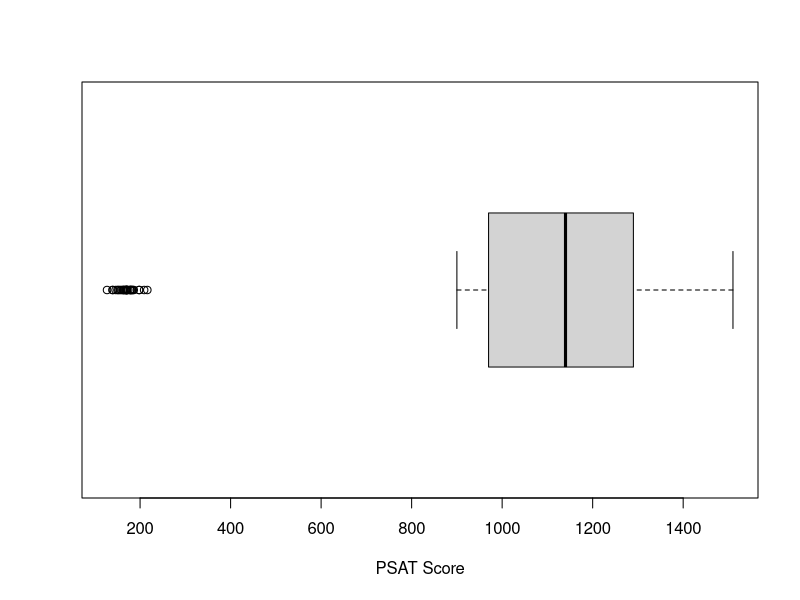
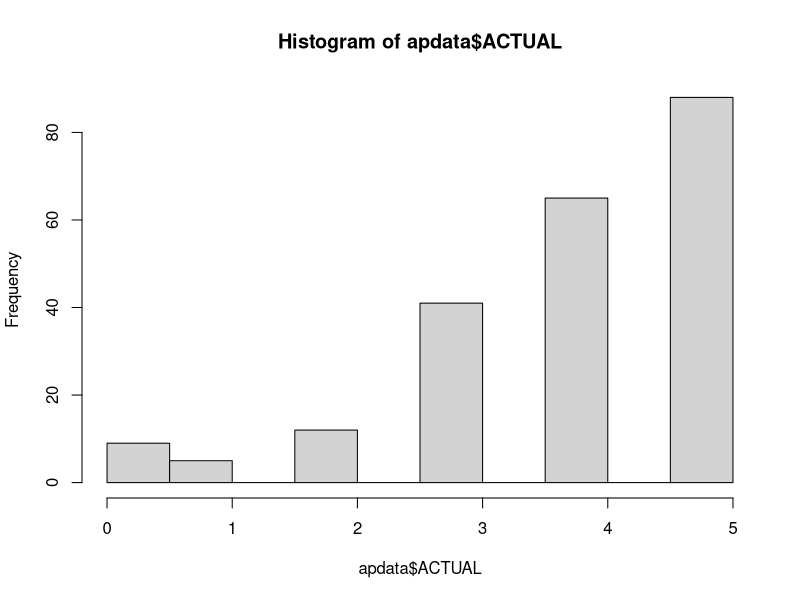
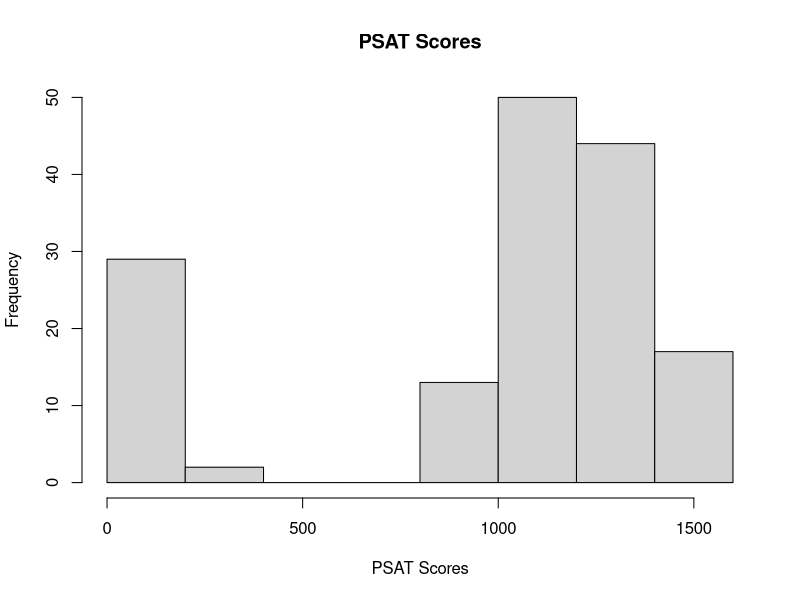

Write the R code that produced these figures, in order.
## ---- chunk 1
Q1 <- head(data, 7)
## ---- chunk 2
Q1=head ( data,7 )
## ---- chunk 3
### It's always a good idea when working in RStudio to start with a clean environment. 

### Clear objects from the environment memory that may be leftover from previous versions of your code or other assignments by running the following line:
rm(list = ls())

### Load Libraries
# There are no  libraries needed for this assignment! 
# Use only base R functionality. 
## ---- chunk 4
### Run this code block after you have completed Step 3 above (uploading the APprediction.csv)

# Read CSV
apdata <- read.csv("APprediction.csv", stringsAsFactors = TRUE)

# Ensure that ID variable is a factor, not a character
apdata$ID <- as.factor(apdata$ID)
## ---- chunk 5
### Do not change and do not delete the comment below. It is required for Code Grade to run properly.
# CG Q1 #

### TYPE YOUR CODE BELOW ###
Q1 <- dim(apdata)
### VIEW OUTPUT ###
Q1

## ---- chunk 6
### Do not change and do not delete the comment below. It is required for CodeGrade to run properly.
# CG Q2 #

### TYPE YOUR CODE BELOW ###
Q2 <- summary(apdata$ACTUAL)

### VIEW OUTPUT ###
Q2

## ---- chunk 7
### Do not change and do not delete the comment below. It is required for Code Grade to run properly.
# CG Q3 #

###TYPE YOUR CODE BELOW###
Q3 <- table(apdata$ACTUAL)
#### VIEW OUTPUT ###
Q3

## ---- chunk 8
### Do not change and do not delete the comment below. It is required for Code Grade to run properly.
# CG Q4 #

### TYPE YOUR CODE BELOW ###
Q4 <- summary(apdata$PSAT)

### VIEW OUTPUT ###
Q4

## ---- chunk 9
### Do not change and do not delete the comment below. It is required for Code Grade to run properly.
# CG Q5 #

### TYPE YOUR CODE BELOW ###
Q5 <- sum(is.na(apdata$PSAT))

### VIEW OUTPUT ###
Q5

## ---- chunk 10
### Do not change and do not delete the comment below. It is required for Code Grade to run properly.
# CG Q6A #

### TYPE YOUR CODE BELOW ###
Q6A <- boxplot(apdata$PSAT, horizontal = TRUE, xlab="PSAT Score")

### VIEW OUTPUT ###
Q6A

## ---- chunk 11
### Do not change and do not delete the comment below. It is required for Code Grade to run properly.
# CG Q6B #

### TYPE YOUR CODE BELOW ###
Q6B <- ("yes, low outliers")

### VIEW OUTPUT ###
Q6B

## ---- chunk 12
### Do not change and do not delete the comment below. It is required for Code Grade to run properly.
# CG Q7A #

### TYPE YOUR CODE BELOW ###
Q7A <- hist(apdata$ACTUAL)

### VIEW OUTPUT ###
Q7A

## ---- chunk 13
### Do not change and do not delete the comment below. It is required for Code Grade to run properly.
# CG Q7B #

### TYPE YOUR CODE BELOW ###
Q7B <- "left-skewed"

### VIEW OUTPUT ###
Q7B

## ---- chunk 14
### Do not change and do not delete the comment below. It is required for Code Grade to run properly.
# CG Q8A #

### TYPE YOUR CODE BELOW ###
Q8A <- hist(apdata$PSAT, xlab = "PSAT Scores", main = "PSAT Scores")

### VIEW OUTPUT ###
Q8A

## ---- chunk 15
### Do not change and do not delete the comment below. It is required for Code Grade to run properly.
# CG Q8B #

### TYPE YOUR CODE BELOW ###
Q8B <- "roughly symmetric"

### VIEW OUTPUT ###
Q8B

## ---- chunk 16
### Do not change and do not delete the comment below. It is required for Code Grade to run properly.
# CG Q9 #

### TYPE YOUR CODE BELOW ###
NA_PSAT_index <- which(is.na(apdata$PSAT))

### VIEW OUTPUT ###
NA_PSAT_index

## ---- chunk 17
### Do not change and do not delete the comment below. It is required for Code Grade to run properly.
# CG Q10 #

### TYPE YOUR CODE BELOW ###
Q10 <- apdata[NA_PSAT_index, c("PSAT", "ACTUAL")]
### VIEW OUTPUT ###
Q10

## ---- chunk 18
### Do not change and do not delete the comment below. It is required for Code Grade to run properly.
# CG apdata_PSATnoNA #

### TYPE YOUR CODE BELOW ###

apdata_PSATnoNA <- apdata[-NA_PSAT_index, c("PSAT", "ACTUAL")]
### VIEW OUTPUT ###
apdata_PSATnoNA

## ---- chunk 19
### Do not change and do not delete the comment below. It is required for Code Grade to run properly.
# CG Q12 #

### TYPE YOUR CODE BELOW ###
Q12 <- sum(apdata_PSATnoNA$ACTUAL ==0)

### VIEW OUTPUT ###
Q12

## ---- chunk 20
### Do not change and do not delete the comment below. It is required for Code Grade to run properly.
# CG apdata_valid_apscores #

### TYPE YOUR CODE BELOW ###

apdata_valid_apscores <- apdata_PSATnoNA[apdata_PSATnoNA$ACTUAL>=1, c("PSAT", "ACTUAL")]

### VIEW OUTPUT ###
apdata_valid_apscores

## ---- chunk 21
### Do not change and do not delete the comment below. It is required for Code Grade to run properly.
# CG apdata_clean #

### TYPE YOUR CODE BELOW ###

apdata_clean <- apdata_valid_apscores[apdata_valid_apscores$PSAT>300, c("PSAT", "ACTUAL")]
### VIEW OUTPUT ###
apdata_clean

## ---- chunk 22
### Do not change and do not delete the comment below. It is required for Code Grade to run properly.
# CG mod1 #

### TYPE YOUR CODE BELOW ###
mod1 <- lm(ACTUAL~PSAT, data =apdata_clean)

### VIEW OUTPUT ###
round(coefficients(mod1), 5)
## ---- chunk 23
### Do not change and do not delete the comment below. It is required for Code Grade to run properly.
# CG Q16 #

### TYPE YOUR CODE BELOW ###
#predict(apdata_clean)
Q16 <- predict(mod1, newdata=apdata_clean[1, ])
### VIEW OUTPUT ###
Q16

## ---- chunk 24
### Do not change and do not delete the comment below. It is required for Code Grade to run properly.
# CG Q17 #

### TYPE YOUR CODE BELOW ###

Q17 <- summary(lm(apdata_clean$ACTUAL~apdata_clean$PSAT))
#summary(mod1)
### VIEW OUTPUT ###
Q17[c(6,8)]
# 6: gives the value of sigma (aka StDev of residuals)
# 8: gives the value of r-squared

## ---- chunk 25
### Do not change and do not delete the comment below. It is required for Code Grade to run properly.
# CG Q18 #

### TYPE YOUR CODE BELOW ###
Q18 <- cor(apdata_clean$ACTUAL,apdata_clean$PSAT, use = "everything")

### VIEW OUTPUT ###
Q18

## ---- chunk 26
### Do not change and do not delete the comment below. It is required for Code Grade to run properly.
# CG Q19 #

### TYPE YOUR CODE BELOW ###
Q19 <- "moderate"

### VIEW OUTPUT ###
Q19

